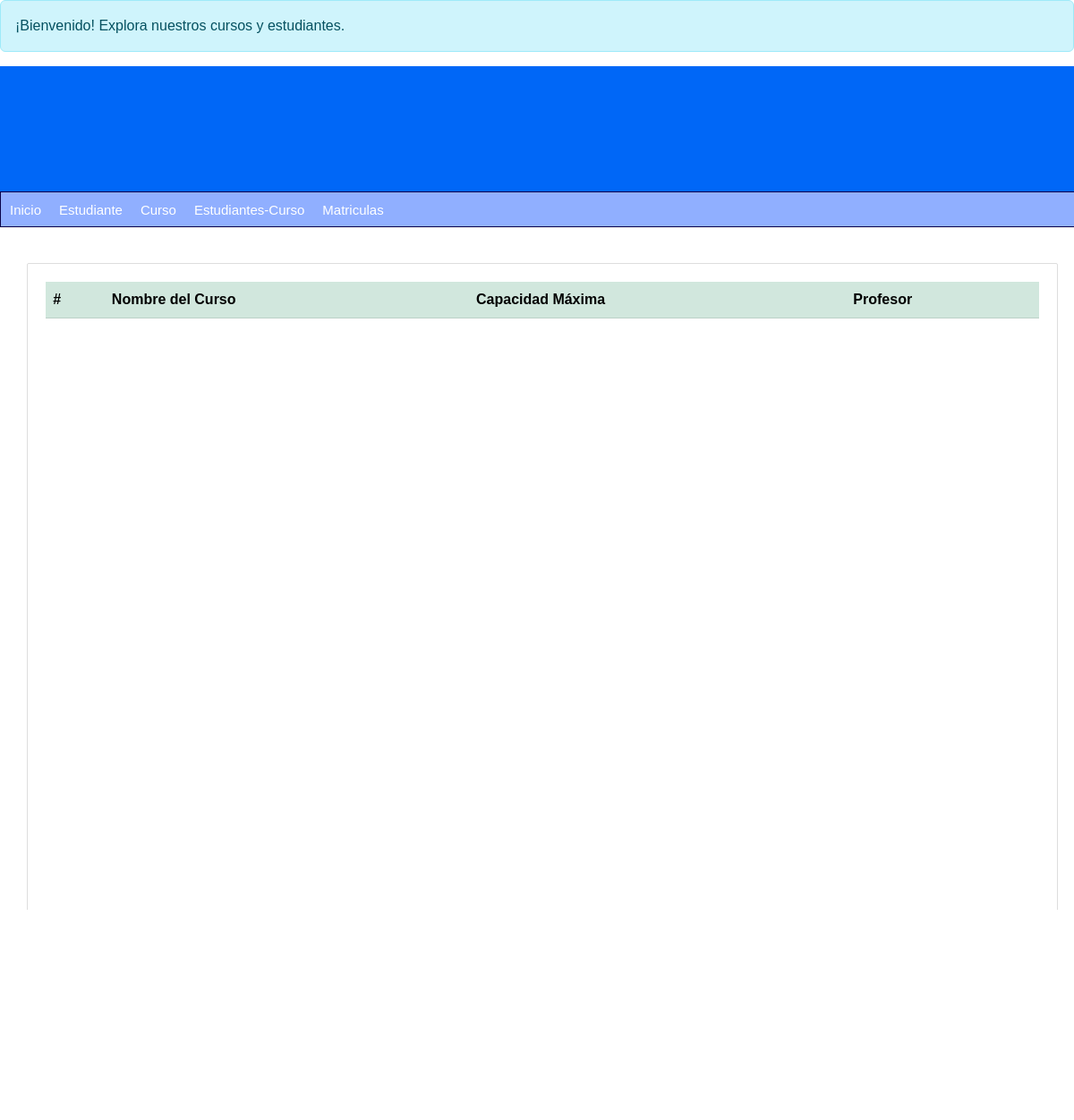
Page /lista-curso/ on the earlier database version.
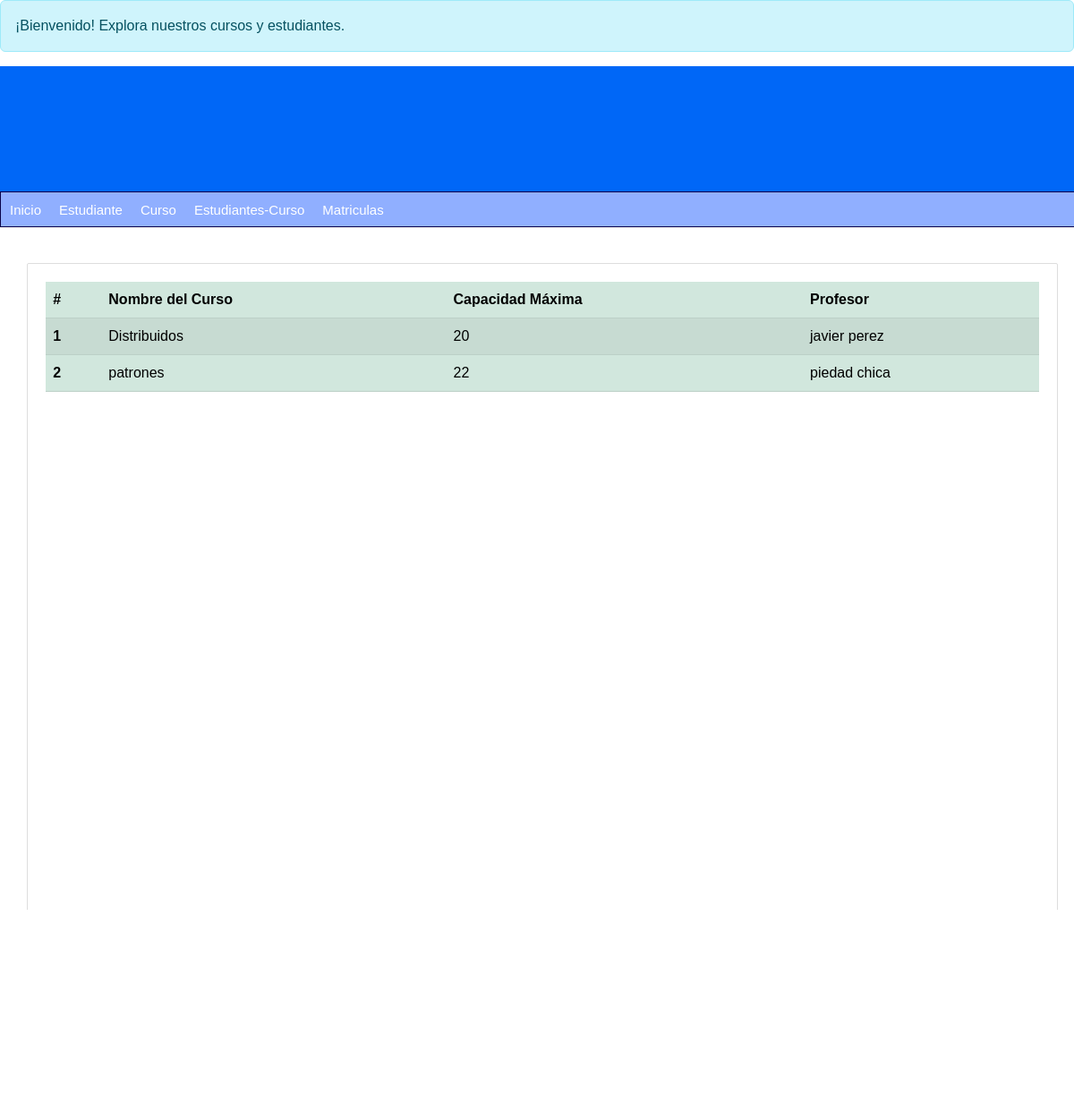
Same page on the later database version.
### curso/models.py (models this page shows, shortened)
class Curso(models.Model):
    nombre = models.CharField(max_length=100)
    capacidad_max = models.IntegerField()
    profesor = models.ForeignKey(Persona, limit_choices_to={'rol': 'profesor'},on_delete=models.CASCADE)
    create_at = models.DateTimeField(auto_now=True)
    estudiantes = models.ManyToManyField(Persona, related_name='cursos_estudiante', blank=True)
    class Meta:
        db_table = 'Curso'

### persona/models.py (models this page shows, shortened)
class Persona(models.Model):
    nombre = models.CharField(max_length=100)
    apellidos = models.CharField(max_length=100)
    dni = models.CharField(max_length=10)
    telefono = models.CharField(max_length=10)
    email = models.EmailField()
    fecha_nacimiento = models.DateField()
    rol = models.CharField(max_length=20)
    create_at = models.DateTimeField(auto_now=True)
    class Meta:
        db_table = 'Persona'

### curso/views.py (the view)
# urls.py: path('lista-curso/',get_cursos,name='lista-curso'),
def get_cursos(request):
    cursos = Curso.objects.all()
    return render(request, 'lista-curso.html', {
        'title': 'Lista de cursos',
        'cursos': cursos
        })

### curso/templates/lista-curso.html
{% extends "index.html" %}
{% block content %}
<table class="table table-success table-striped">
   <thead>
     <tr>
       <th scope="col">#</th>
       <th scope="col">Nombre del Curso</th>
       <th scope="col">Capacidad Máxima</th>
       <th scope="col">Profesor</th>
     </tr>
   </thead>
   <tbody>
     {% for curso in cursos %}
     <tr>
       <th scope="row">{{ forloop.counter }}</th>
       <td>{{ curso.nombre }}</td>
       <td>{{ curso.capacidad_max }}</td>
       <td>{{ curso.profesor.nombre }} {{ curso.profesor.apellidos }}</td>
     </tr>
     {% endfor %}
   </tbody>
</table>
{% endblock %}

Differences in the rows shown:
added Curso: nombre "Distribuidos", capacidad_max "20", profesor.nombre "javier", profesor.apellidos "perez"
added Curso: nombre "patrones", capacidad_max "22", profesor.nombre "piedad", profesor.apellidos "chica"
